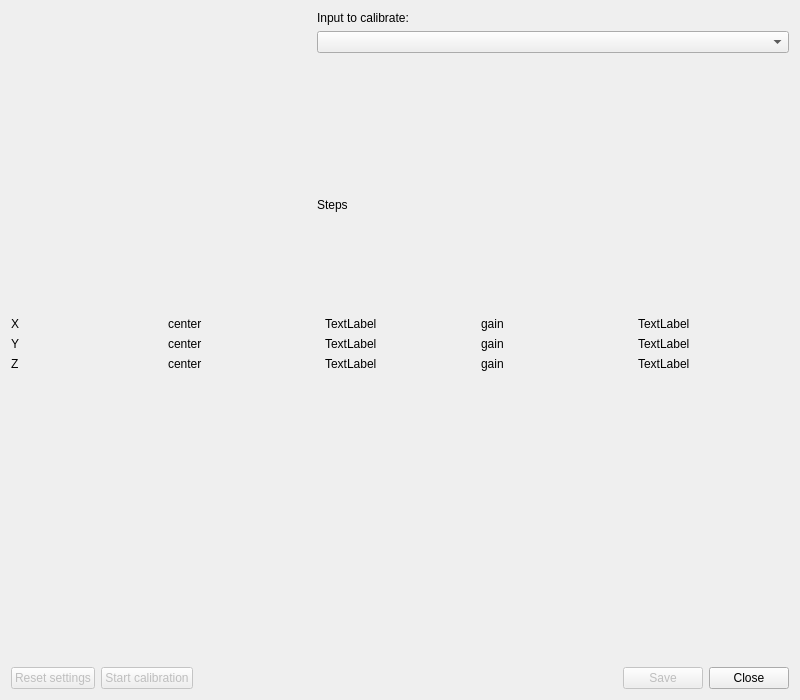
<?xml version="1.0" encoding="UTF-8"?>
<ui version="4.0">
 <class>SensorCalibration</class>
 <widget class="QWidget" name="SensorCalibration">
  <property name="geometry">
   <rect>
    <x>0</x>
    <y>0</y>
    <width>800</width>
    <height>700</height>
   </rect>
  </property>
  <property name="minimumSize">
   <size>
    <width>800</width>
    <height>700</height>
   </size>
  </property>
  <property name="windowTitle">
   <string>Form</string>
  </property>
  <layout class="QVBoxLayout" name="verticalLayout_7">
   <item>
    <layout class="QVBoxLayout" name="verticalLayout_2">
     <item>
      <layout class="QHBoxLayout" name="horizontalLayout_4" stretch="0,1">
       <item>
        <widget class="QStackedWidget" name="statusStack">
         <property name="sizePolicy">
          <sizepolicy hsizetype="Preferred" vsizetype="Preferred">
           <horstretch>0</horstretch>
           <verstretch>0</verstretch>
          </sizepolicy>
         </property>
         <property name="minimumSize">
          <size>
           <width>300</width>
           <height>300</height>
          </size>
         </property>
         <property name="maximumSize">
          <size>
           <width>16777215</width>
           <height>16777215</height>
          </size>
         </property>
         <property name="sizeIncrement">
          <size>
           <width>0</width>
           <height>0</height>
          </size>
         </property>
         <property name="baseSize">
          <size>
           <width>200</width>
           <height>200</height>
          </size>
         </property>
         <property name="currentIndex">
          <number>1</number>
         </property>
         <widget class="JoySensorStatusBox" name="sensorStatusBoxWidget"/>
         <widget class="JoyControlStickStatusBox" name="stickStatusBoxWidget"/>
        </widget>
       </item>
       <item>
        <layout class="QVBoxLayout" name="verticalLayout" stretch="0,0,0,1">
         <item>
          <widget class="QLabel" name="label_16">
           <property name="text">
            <string>Input to calibrate:</string>
           </property>
          </widget>
         </item>
         <item>
          <widget class="QComboBox" name="deviceComboBox"/>
         </item>
         <item>
          <spacer name="verticalSpacer_2">
           <property name="orientation">
            <enum>Qt::Vertical</enum>
           </property>
           <property name="sizeHint" stdset="0">
            <size>
             <width>20</width>
             <height>40</height>
            </size>
           </property>
          </spacer>
         </item>
         <item>
          <widget class="QLabel" name="steps">
           <property name="text">
            <string>Steps</string>
           </property>
           <property name="alignment">
            <set>Qt::AlignLeading|Qt::AlignLeft|Qt::AlignVCenter</set>
           </property>
           <property name="wordWrap">
            <bool>true</bool>
           </property>
          </widget>
         </item>
        </layout>
       </item>
      </layout>
     </item>
     <item>
      <layout class="QGridLayout" name="gridLayout">
       <item row="3" column="0">
        <widget class="QLabel" name="zAxisLabel">
         <property name="text">
          <string>Z</string>
         </property>
        </widget>
       </item>
       <item row="3" column="2">
        <widget class="QLabel" name="centerZValue">
         <property name="text">
          <string>TextLabel</string>
         </property>
        </widget>
       </item>
       <item row="1" column="0">
        <widget class="QLabel" name="xAxisLabel">
         <property name="text">
          <string>X</string>
         </property>
        </widget>
       </item>
       <item row="2" column="2">
        <widget class="QLabel" name="centerYValue">
         <property name="text">
          <string>TextLabel</string>
         </property>
        </widget>
       </item>
       <item row="1" column="3">
        <widget class="QLabel" name="gainXLabel">
         <property name="text">
          <string>gain</string>
         </property>
        </widget>
       </item>
       <item row="1" column="2">
        <widget class="QLabel" name="centerXValue">
         <property name="text">
          <string>TextLabel</string>
         </property>
        </widget>
       </item>
       <item row="1" column="1">
        <widget class="QLabel" name="centerXLabel">
         <property name="text">
          <string>center</string>
         </property>
        </widget>
       </item>
       <item row="2" column="0">
        <widget class="QLabel" name="yAxisLabel">
         <property name="text">
          <string>Y</string>
         </property>
        </widget>
       </item>
       <item row="3" column="1">
        <widget class="QLabel" name="centerZLabel">
         <property name="text">
          <string>center</string>
         </property>
        </widget>
       </item>
       <item row="2" column="1">
        <widget class="QLabel" name="centerYLabel">
         <property name="text">
          <string>center</string>
         </property>
        </widget>
       </item>
       <item row="1" column="4">
        <widget class="QLabel" name="gainXValue">
         <property name="text">
          <string>TextLabel</string>
         </property>
        </widget>
       </item>
       <item row="2" column="3">
        <widget class="QLabel" name="gainYLabel">
         <property name="text">
          <string>gain</string>
         </property>
        </widget>
       </item>
       <item row="2" column="4">
        <widget class="QLabel" name="gainYValue">
         <property name="text">
          <string>TextLabel</string>
         </property>
        </widget>
       </item>
       <item row="3" column="3">
        <widget class="QLabel" name="gainZLabel">
         <property name="text">
          <string>gain</string>
         </property>
        </widget>
       </item>
       <item row="3" column="4">
        <widget class="QLabel" name="gainZValue">
         <property name="text">
          <string>TextLabel</string>
         </property>
        </widget>
       </item>
      </layout>
     </item>
     <item>
      <spacer name="verticalSpacer">
       <property name="orientation">
        <enum>Qt::Vertical</enum>
       </property>
       <property name="sizeHint" stdset="0">
        <size>
         <width>20</width>
         <height>40</height>
        </size>
       </property>
      </spacer>
     </item>
     <item>
      <layout class="QHBoxLayout" name="horizontalLayout">
       <item>
        <widget class="QPushButton" name="resetBtn">
         <property name="enabled">
          <bool>false</bool>
         </property>
         <property name="text">
          <string>Reset settings</string>
         </property>
        </widget>
       </item>
       <item>
        <widget class="QPushButton" name="startBtn">
         <property name="enabled">
          <bool>false</bool>
         </property>
         <property name="text">
          <string>Start calibration</string>
         </property>
        </widget>
       </item>
       <item>
        <spacer name="horizontalSpacer">
         <property name="orientation">
          <enum>Qt::Horizontal</enum>
         </property>
         <property name="sizeHint" stdset="0">
          <size>
           <width>40</width>
           <height>20</height>
          </size>
         </property>
        </spacer>
       </item>
       <item>
        <widget class="QPushButton" name="saveBtn">
         <property name="enabled">
          <bool>false</bool>
         </property>
         <property name="text">
          <string>Save</string>
         </property>
        </widget>
       </item>
       <item>
        <widget class="QPushButton" name="cancelBtn">
         <property name="text">
          <string>Close</string>
         </property>
        </widget>
       </item>
      </layout>
     </item>
    </layout>
   </item>
  </layout>
 </widget>
 <customwidgets>
  <customwidget>
   <class>JoySensorStatusBox</class>
   <extends>QWidget</extends>
   <header>joysensorstatusbox.h</header>
  </customwidget>
  <customwidget>
   <class>JoyControlStickStatusBox</class>
   <extends>QWidget</extends>
   <header>joycontrolstickstatusbox.h</header>
  </customwidget>
 </customwidgets>
 <resources/>
 <connections/>
</ui>
